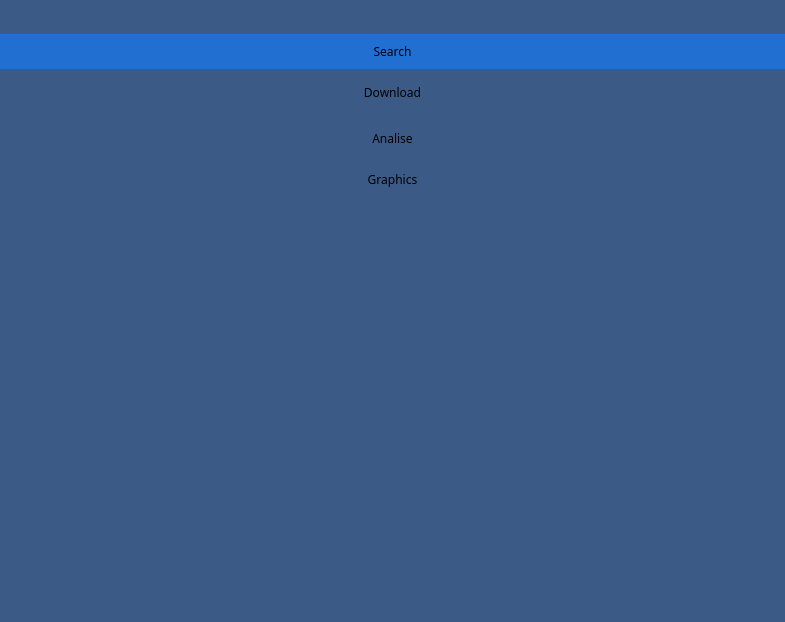
<?xml version="1.0" encoding="UTF-8"?>
<ui version="4.0">
 <class>Form</class>
 <widget class="QWidget" name="Form">
  <property name="geometry">
   <rect>
    <x>0</x>
    <y>0</y>
    <width>785</width>
    <height>622</height>
   </rect>
  </property>
  <property name="windowTitle">
   <string>Form</string>
  </property>
  <layout class="QGridLayout" name="gridLayout_2">
   <property name="leftMargin">
    <number>0</number>
   </property>
   <property name="topMargin">
    <number>0</number>
   </property>
   <property name="rightMargin">
    <number>0</number>
   </property>
   <property name="bottomMargin">
    <number>0</number>
   </property>
   <item row="0" column="0">
    <widget class="QWidget" name="widget" native="true">
     <property name="sizePolicy">
      <sizepolicy hsizetype="Expanding" vsizetype="Expanding">
       <horstretch>0</horstretch>
       <verstretch>0</verstretch>
      </sizepolicy>
     </property>
     <property name="minimumSize">
      <size>
       <width>200</width>
       <height>600</height>
      </size>
     </property>
     <property name="maximumSize">
      <size>
       <width>16777215</width>
       <height>16777215</height>
      </size>
     </property>
     <property name="styleSheet">
      <string notr="true">background-color: rgb(59, 91, 134);
border: none;</string>
     </property>
     <layout class="QGridLayout" name="gridLayout">
      <property name="leftMargin">
       <number>0</number>
      </property>
      <property name="rightMargin">
       <number>0</number>
      </property>
      <item row="4" column="0">
       <widget class="QPushButton" name="graphicsButton">
        <property name="minimumSize">
         <size>
          <width>0</width>
          <height>35</height>
         </size>
        </property>
        <property name="maximumSize">
         <size>
          <width>16777215</width>
          <height>25</height>
         </size>
        </property>
        <property name="font">
         <font>
          <family>Cascadia Mono</family>
          <pointsize>9</pointsize>
         </font>
        </property>
        <property name="text">
         <string>Graphics</string>
        </property>
       </widget>
      </item>
      <item row="0" column="0">
       <spacer name="verticalSpacerTop">
        <property name="orientation">
         <enum>Qt::Vertical</enum>
        </property>
        <property name="sizeType">
         <enum>QSizePolicy::Maximum</enum>
        </property>
        <property name="sizeHint" stdset="0">
         <size>
          <width>20</width>
          <height>25</height>
         </size>
        </property>
       </spacer>
      </item>
      <item row="1" column="0">
       <widget class="QPushButton" name="searchButton">
        <property name="minimumSize">
         <size>
          <width>0</width>
          <height>35</height>
         </size>
        </property>
        <property name="font">
         <font>
          <family>Cascadia Mono</family>
          <pointsize>9</pointsize>
         </font>
        </property>
        <property name="layoutDirection">
         <enum>Qt::LeftToRight</enum>
        </property>
        <property name="styleSheet">
         <string notr="true">background-color: rgb(32, 111, 209);
border: none;</string>
        </property>
        <property name="text">
         <string>Search</string>
        </property>
        <property name="iconSize">
         <size>
          <width>0</width>
          <height>0</height>
         </size>
        </property>
        <property name="autoDefault">
         <bool>false</bool>
        </property>
        <property name="default">
         <bool>true</bool>
        </property>
        <property name="flat">
         <bool>false</bool>
        </property>
       </widget>
      </item>
      <item row="3" column="0">
       <widget class="QPushButton" name="analiseButton">
        <property name="minimumSize">
         <size>
          <width>0</width>
          <height>35</height>
         </size>
        </property>
        <property name="maximumSize">
         <size>
          <width>16777215</width>
          <height>25</height>
         </size>
        </property>
        <property name="font">
         <font>
          <family>Cascadia Mono</family>
          <pointsize>9</pointsize>
         </font>
        </property>
        <property name="text">
         <string>Analise</string>
        </property>
       </widget>
      </item>
      <item row="2" column="0">
       <widget class="QPushButton" name="downloadButton">
        <property name="minimumSize">
         <size>
          <width>0</width>
          <height>35</height>
         </size>
        </property>
        <property name="font">
         <font>
          <family>Cascadia Mono</family>
          <pointsize>9</pointsize>
         </font>
        </property>
        <property name="text">
         <string>Download</string>
        </property>
       </widget>
      </item>
      <item row="5" column="0">
       <spacer name="verticalSpacerDown">
        <property name="orientation">
         <enum>Qt::Vertical</enum>
        </property>
        <property name="sizeHint" stdset="0">
         <size>
          <width>20</width>
          <height>40</height>
         </size>
        </property>
       </spacer>
      </item>
     </layout>
    </widget>
   </item>
  </layout>
 </widget>
 <resources/>
 <connections/>
</ui>
